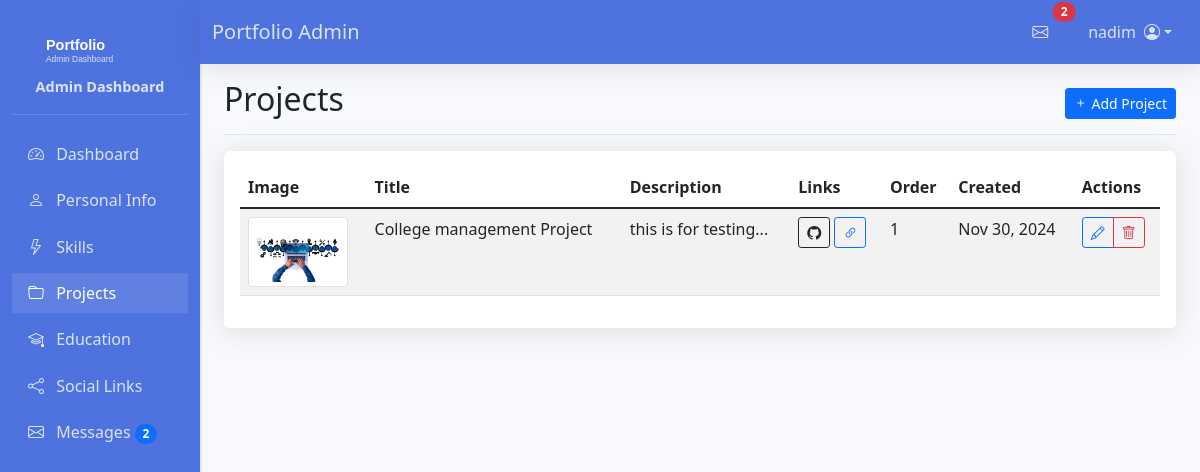
The app's page /dashboard/projects/ (signed in) with its own data.
### portfolio/models.py (models this page shows, shortened)
class Project(models.Model):
    title = models.CharField(max_length=200)
    description = models.TextField()
    image = models.ImageField(upload_to='projects/')
    github_link = models.URLField(blank=True)
    live_demo_link = models.URLField(blank=True)
    order = models.IntegerField(default=0)
    created_at = models.DateTimeField(default=timezone.now)
    updated_at = models.DateTimeField(auto_now=True)
    class Meta:
        ordering = ['-created_at']

### portfolio/views.py (the view)
# urls.py: path('dashboard/projects/', views.project_list, name='project_list'),
@login_required
def project_list(request):
    projects = Project.objects.all()
    return render(request, 'portfolio/admin/project_list.html', {'projects': projects})

### portfolio/context_processors.py (called while the page is built)
def unread_messages(request):
    if request.user.is_authenticated:
        unread_count = ContactMessage.objects.filter(is_read=False).count()
        recent_unread_messages = ContactMessage.objects.filter(is_read=False).order_by('-created_at')[:5]
        return {
            'unread_count': unread_count,
            'recent_messages': recent_unread_messages
        }
    return {
        'unread_count': 0,
        'recent_messages': []
    }

### portfolio/templates/portfolio/admin/project_list.html (shortened to what this page needs)
{% extends 'portfolio/admin/base_admin.html' %}
{% block page_title %}Projects{% endblock %}
{% block page_actions %}
<div class="btn-toolbar mb-2 mb-md-0">
    <a href="{% url 'portfolio:project_add' %}" class="btn btn-sm btn-primary">
        <i class="bi bi-plus"></i> Add Project
    </a>
</div>
{% endblock %}
{% block admin_content %}
<div class="card">
    <div class="card-body">
        {% if projects %}
        <div class="table-responsive">
            <table class="table table-striped table-hover">
                <thead>
                    <tr>
                        <th>Image</th>
                        <th>Title</th>
                        <th>Description</th>
                        <th>Links</th>
                        <th>Order</th>
                        <th>Created</th>
                        <th>Actions</th>
                    </tr>
                </thead>
                <tbody>
                    {% for project in projects %}
                    <tr>
                        <td>
                            {% if project.image %}
                            <img src="{{ project.image.url }}" alt="{{ project.title }}"
                                 class="img-thumbnail" style="max-width: 100px;">
                            {% else %}
                            <span class="text-muted">No image</span>
                            {% endif %}
                        </td>
                        <td>{{ project.title }}</td>
                        <td>{{ project.description|truncatewords:30 }}</td>
                        <td>
                            {% if project.github_link %}
                            <a href="{{ project.github_link }}" target="_blank" class="btn btn-sm btn-outline-dark">
                                <i class="bi bi-github"></i>
                            </a>
                            {% endif %}
                            {% if project.live_demo_link %}
                            <a href="{{ project.live_demo_link }}" target="_blank" class="btn btn-sm btn-outline-primary">
                                <i class="bi bi-link-45deg"></i>
                            </a>
                            {% endif %}
                        </td>
                        <td>{{ project.order }}</td>
                        <td>{{ project.created_at|date:"M d, Y" }}</td>
                        <td>
                            <div class="btn-group" role="group">
                                <a href="{% url 'portfolio:project_edit' project.pk %}"
                                   class="btn btn-sm btn-outline-primary">
                                    <i class="bi bi-pencil"></i>
                                </a>
                                <button type="button"
                                        class="btn btn-sm btn-outline-danger"
                                        data-bs-toggle="modal"
                                        data-bs-target="#deleteModal{{ project.pk }}">
                                    <i class="bi bi-trash"></i>
                                </button>
                            </div>
                        </td>
                    </tr>
                    {% endfor %}
                </tbody>
            </table>
        </div>
        {% else %}
        <p class="text-center my-5">No projects added yet. Click the "Add Project" button to create one.</p>
        {% endif %}
    </div>
</div>
{% endblock %}

### portfolio/templates/portfolio/admin/base_admin.html (shortened to what this page needs)
{% load static %}
<!DOCTYPE html>
<html lang="en">
<head>
    <link href="https://cdn.jsdelivr.net/npm/bootstrap@5.1.3/dist/css/bootstrap.min.css" rel="stylesheet">
    <link href="https://cdn.jsdelivr.net/npm/bootstrap-icons@1.8.1/font/bootstrap-icons.css" rel="stylesheet">
</head>
<body>
    {% if user.is_authenticated and request.path|slice:":10" == '/dashboard' %}
    <nav class="navbar navbar-expand-lg navbar-light bg-white fixed-top">
        <div class="container-fluid">
            <a class="navbar-brand mx-auto mx-md-0" href="{% url 'portfolio:admin_dashboard' %}">
                Portfolio Admin
            </a>
            <div class="d-flex align-items-center order-lg-2">
                {% if user.is_authenticated %}
                <div class="nav-item dropdown me-2">
                    <a class="nav-link position-relative" href="#" id="messagesDropdown" role="button" data-bs-toggle="dropdown" data-bs-auto-close="outside" aria-expanded="false">
                        <i class="bi bi-envelope"></i>
                        {% if unread_count > 0 %}
                            <span class="position-absolute top-0 start-100 translate-middle badge rounded-pill bg-danger">
                                {{ unread_count }}
                            </span>
                        {% endif %}
                    </a>
                </div>
                <div class="nav-item dropdown">
                    <a class="nav-link dropdown-toggle d-flex align-items-center" href="#" role="button" id="userDropdown" data-bs-toggle="dropdown" aria-expanded="false">
                        <span class="d-none d-lg-inline me-2">{{ request.user.username }}</span>
                        <i class="bi bi-person-circle"></i>
                    </a>
                </div>
                {% endif %}
            </div>
        </div>
    </nav>
    {% endif %}
{% block content %}
{% if user.is_authenticated %}
<div class="container-fluid">
    <div class="row">
        <nav id="sidebar" class="col-md-3 col-lg-2 d-md-block sidebar">
            <div class="position-sticky pt-3">
                <div class="sidebar-brand">
                    <img src="{% static 'portfolio/img/logo.svg' %}" alt="Portfolio Logo">
                    <span class="sidebar-brand-text">Admin Dashboard</span>
                </div>
                <ul class="nav flex-column">
                    <li class="nav-item">
                        <a class="nav-link {% if request.resolver_match.url_name == 'admin_dashboard' %}active{% endif %}"
                           href="{% url 'portfolio:admin_dashboard' %}">
                            <i class="bi bi-speedometer2"></i> Dashboard
                        </a>
                    </li>
                    <li class="nav-item">
                        <a class="nav-link {% if 'personal-info' in request.path %}active{% endif %}"
                           href="{% url 'portfolio:personal_info_edit' %}">
                            <i class="bi bi-person"></i> Personal Info
                        </a>
                    </li>
                    <li class="nav-item">
                        <a class="nav-link {% if 'skills' in request.path %}active{% endif %}"
                           href="{% url 'portfolio:skill_list' %}">
                            <i class="bi bi-lightning"></i> Skills
                        </a>
                    </li>
                    <li class="nav-item">
                        <a class="nav-link {% if 'projects' in request.path %}active{% endif %}"
                           href="{% url 'portfolio:project_list' %}">
                            <i class="bi bi-folder"></i> Projects
                        </a>
                    </li>
                    <li class="nav-item">
                        <a class="nav-link {% if 'education' in request.path %}active{% endif %}"
                           href="{% url 'portfolio:education_list' %}">
                            <i class="bi bi-mortarboard"></i> Education
                        </a>
                    </li>
                    <li class="nav-item">
                        <a class="nav-link {% if 'social-links' in request.path %}active{% endif %}"
                           href="{% url 'portfolio:social_link_list' %}">
                            <i class="bi bi-share"></i> Social Links
                        </a>
                    </li>
                    <li class="nav-item">
                        <a class="nav-link {% if request.resolver_match.url_name == 'message_list' %}active{% endif %}"
                           href="{% url 'portfolio:message_list' %}">
                            <i class="bi bi-envelope"></i>
                            Messages
                            {% if unread_count > 0 %}
                            <span class="badge bg-primary rounded-pill">{{ unread_count }}</span>
                            {% endif %}
                        </a>
                    </li>
                </ul>
            </div>
        </nav>
        <main class="col-md-9 ms-sm-auto col-lg-10 px-md-4">
            <div class="d-flex justify-content-between flex-wrap flex-md-nowrap align-items-center pt-3 pb-2 mb-3 border-bottom">
                <h1 class="h2">{% block page_title %}{% endblock %}</h1>
                {% block page_actions %}{% endblock %}
            </div>
            {% block admin_content %}{% endblock %}
        </main>
    </div>
</div>
{% else %}
<div class="container mt-5">
    <div class="alert alert-warning">
        Please <a href="{% url 'login' %}">log in</a> to access the admin dashboard.
    </div>
</div>
{% endif %}
{% endblock %}
</body>
</html>

### records on screen
Project: image (picture), title "College management Project", description "this is for testing...", order "1", created_at "Nov 30, 2024"

### other values on screen
{{ unread_count }} "2"
{{ request.user.username }} "nadim"
